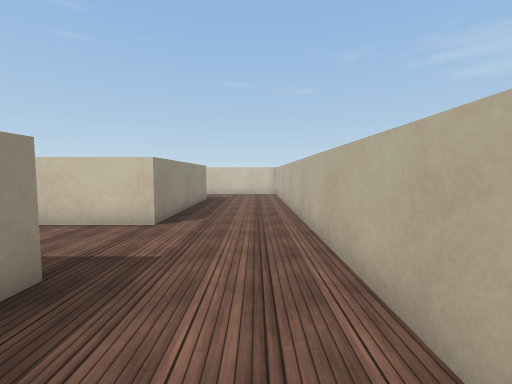
view 1 (above)

24 first-person views from a walk through a scene from a Unity 3-D project. The camera is 1.5 m above the floor, tilts 4° down and sees 90° across. The floor is counted in squares, 1 m on a side. Each view is taken from the middle of a square. On the plan, view 1 faces up. The plan holds only what a view shows up to about 13 squares ahead; the rest is blank. The place goes on beyond the plan. The player is left out. Surface patterns are stand-ins for the level's own textures.

view 2
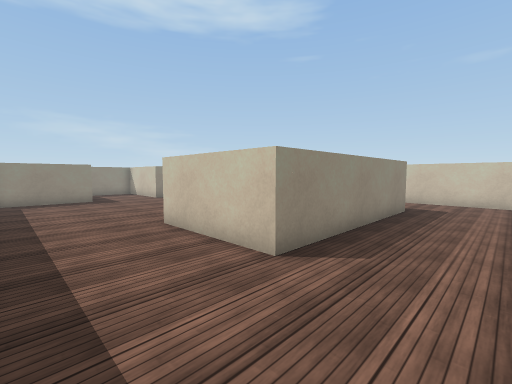

view 3
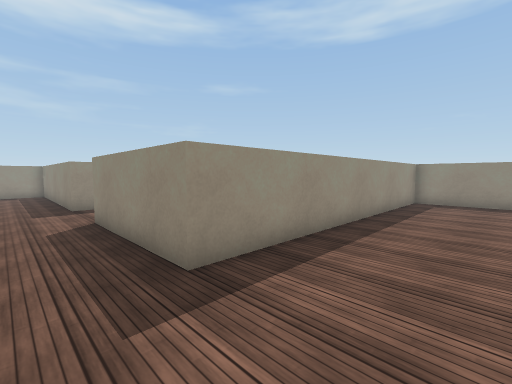

view 4
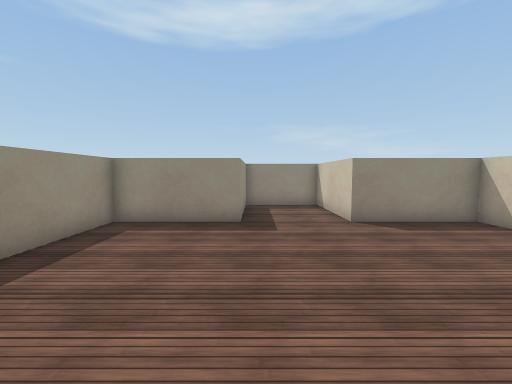

view 5
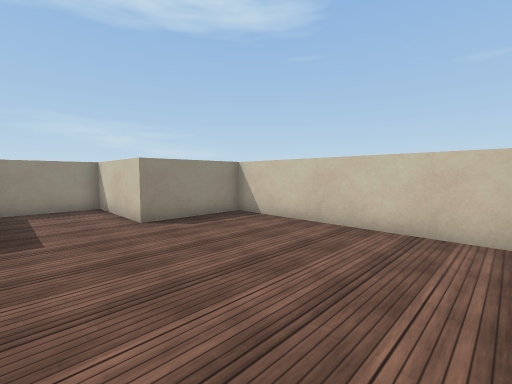

view 6
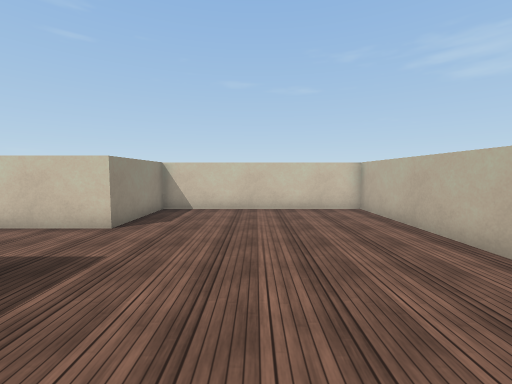

view 7
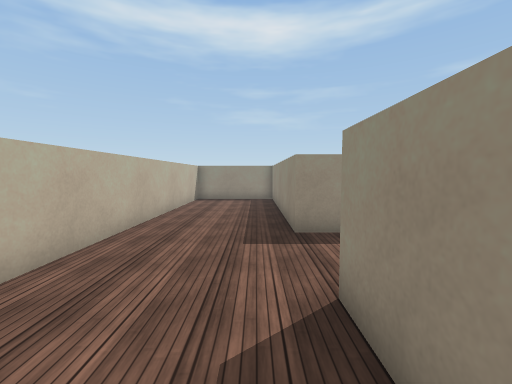

view 8
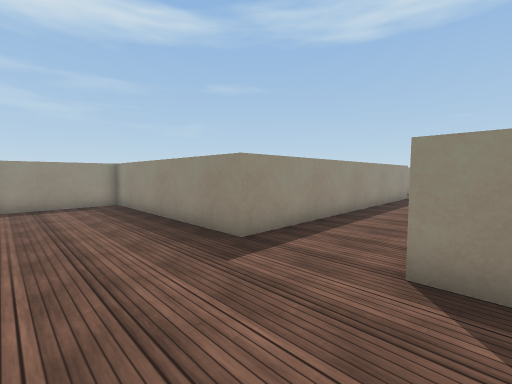

view 9
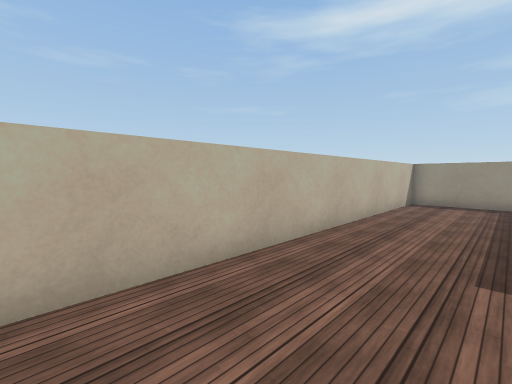

view 10
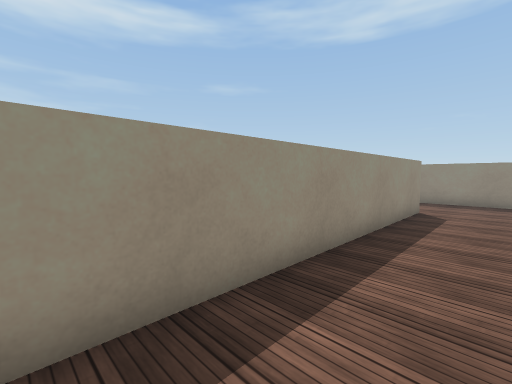

view 11
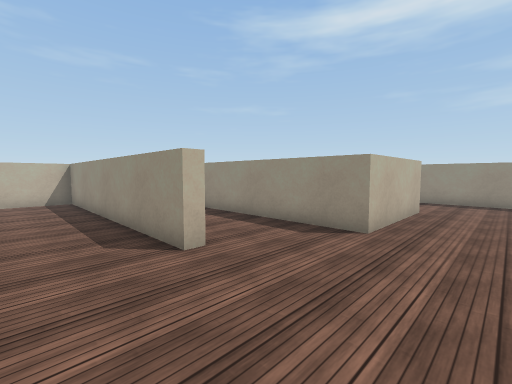

view 12
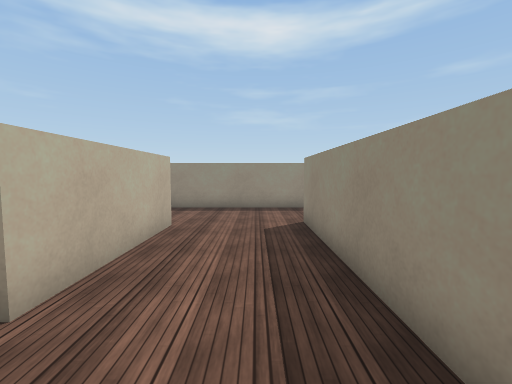

view 13
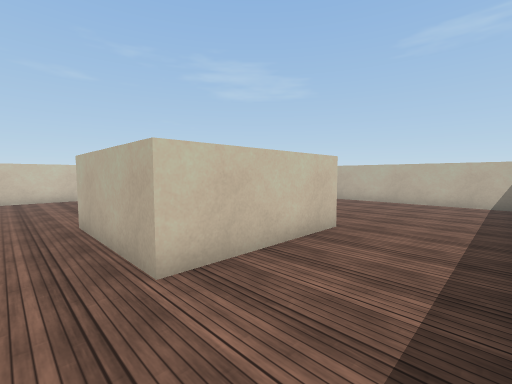

view 14
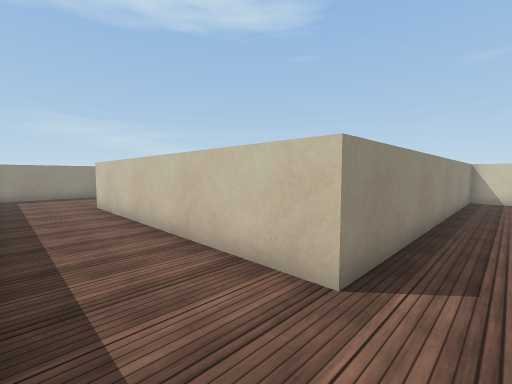

view 15
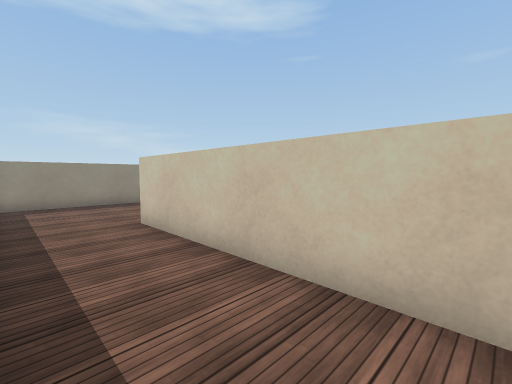

view 16
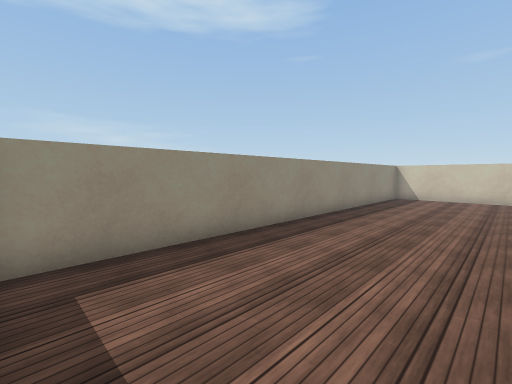

view 17
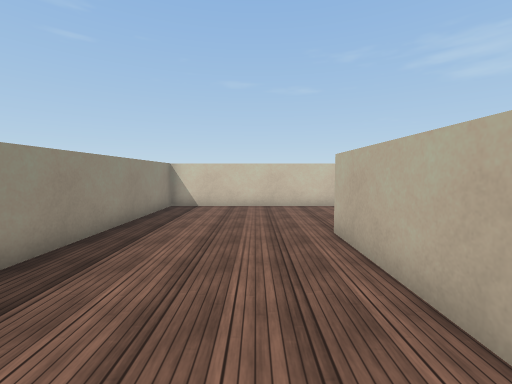

view 18
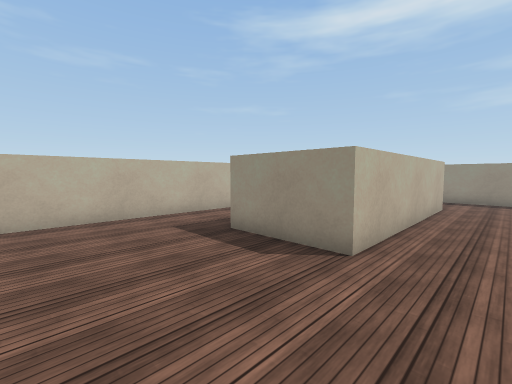

view 19
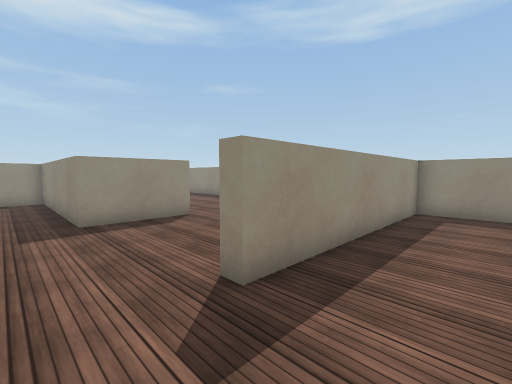

view 20
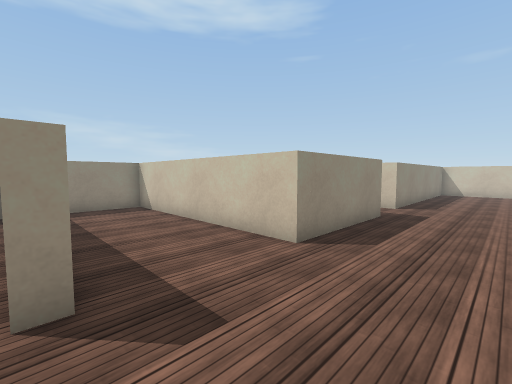

view 21
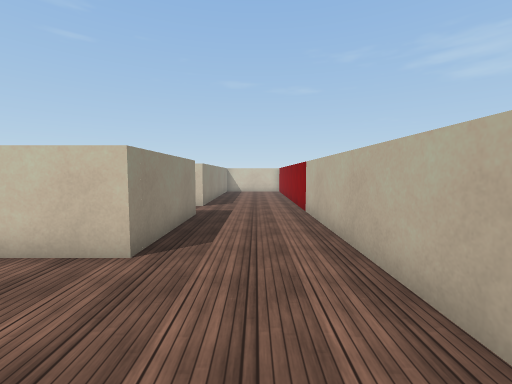

view 22
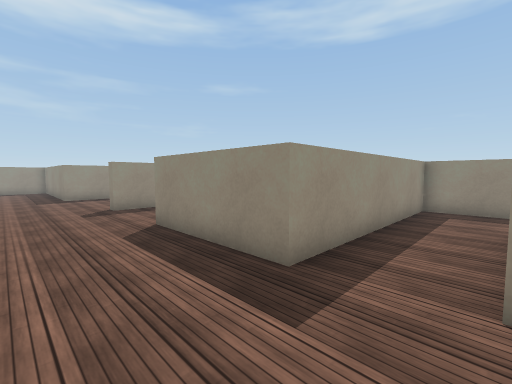

view 23
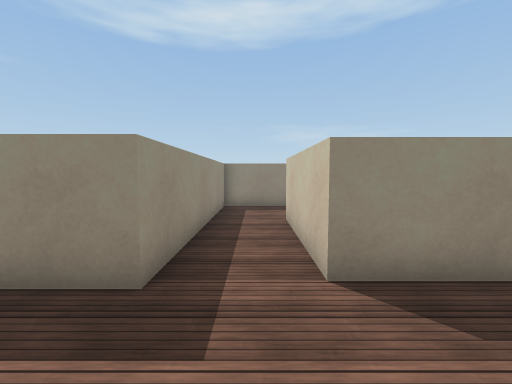

view 24
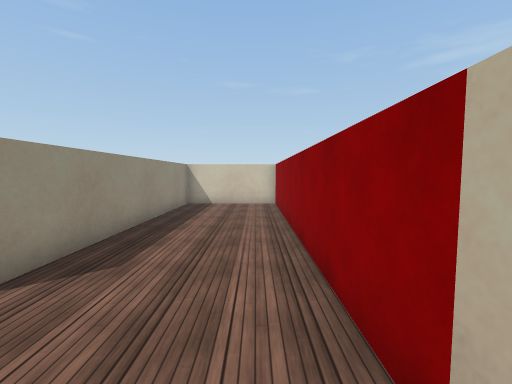

### Floor plan
Points are (right, up) in squares from view 1. A wall is a line through its corners. A room is listed if a view was taken in it or the views show most of it. See-through windows are left out.
Room 1 (views 1, 2, 3, 4, 5, 6, 7, 8, 9)
walls: (-7.5, 8.4) (-7.5, 15) (-16, 15) (-16, 11) (-20.5, 11) (-20.5, 7.5); (-19.9, 7.5) (-16, 7.5) (-16, 3.5) (-3, 3.5) (-3, -2); (-3, 15.5) (-3, 7.5) (-7.5, 7.5); (-3, -5.5) (-3, -14.5) (1.5, -14.5) (1.5, 12.9)
ways out: opening at (-2, -4) to room 2
Room 2 (views 10, 11, 12, 13, 14, 15, 16, 17, 18, 19, 20, 21, 22, 23, 24)
walls: (-25, -5.4) (-25, 2.1); (-14.5, -2.1) (-14.5, -1.5) (-3.5, -1.5) (-3.5, 1.1); (-16.5, 3) (-20.5, 3) (-20.5, -11) (-32, -11) (-32, -2.5) (-28.5, -2.5) (-28.5, -10.5) (-26.9, -10.5); (-25, 4.9) (-25, 18.5); (-21.2, -14.5) (-15.1, -14.5); (-11.1, -10.5) (-16.5, -10.5) (-16.5, -5.5) (-3, -5.5); (-30.2, 3) (-38, 3) (-38, -14.1); (-34.1, -14.5) (-32, -14.5); (-3.5, -14.1) (-3.5, -10); (-29.5, 18.5) (-29.5, 15) (-34.5, 15); (-38, 15.5) (-38, 12.5) (-29.2, 12.5) (-29.2, 7.5) (-38, 7.5) (-38, 3.5) (-29.2, 3.5) (-29.2, 3)
ways out: opening at (-2, -4) to room 1

Where each view was taken, in squares from view 1:
view 1: 0 up, 0 right, facing up
view 2: 4 up, 0 right, facing up-left
view 3: 7 up, 1 left, facing down-left
view 4: 8 up, 8 left, facing left
view 5: 8 up, 8 left, facing up-left
view 6: 4 up, 12 left, facing up
view 7: 1 up, 2 left, facing down
view 8: 1 down, 1 right, facing down-left
view 9: 0 up, 2 left, facing down-right
view 10: 3 down, 5 left, facing down-left
view 11: 1 up, 19 left, facing down-right
view 12: 3 down, 19 left, facing down
view 13: 14 down, 18 left, facing up-right
view 14: 14 down, 19 left, facing up-left
view 15: 14 down, 24 left, facing up-left
view 16: 14 down, 33 left, facing up-left
view 17: 9 down, 34 left, facing up
view 18: 2 up, 34 left, facing down-right
view 19: 6 up, 27 left, facing down-left
view 20: 3 up, 26 left, facing up-left
view 21: 3 up, 27 left, facing up
view 22: 15 up, 26 left, facing down-left
view 23: 14 up, 26 left, facing left
view 24: 12 up, 26 left, facing up
